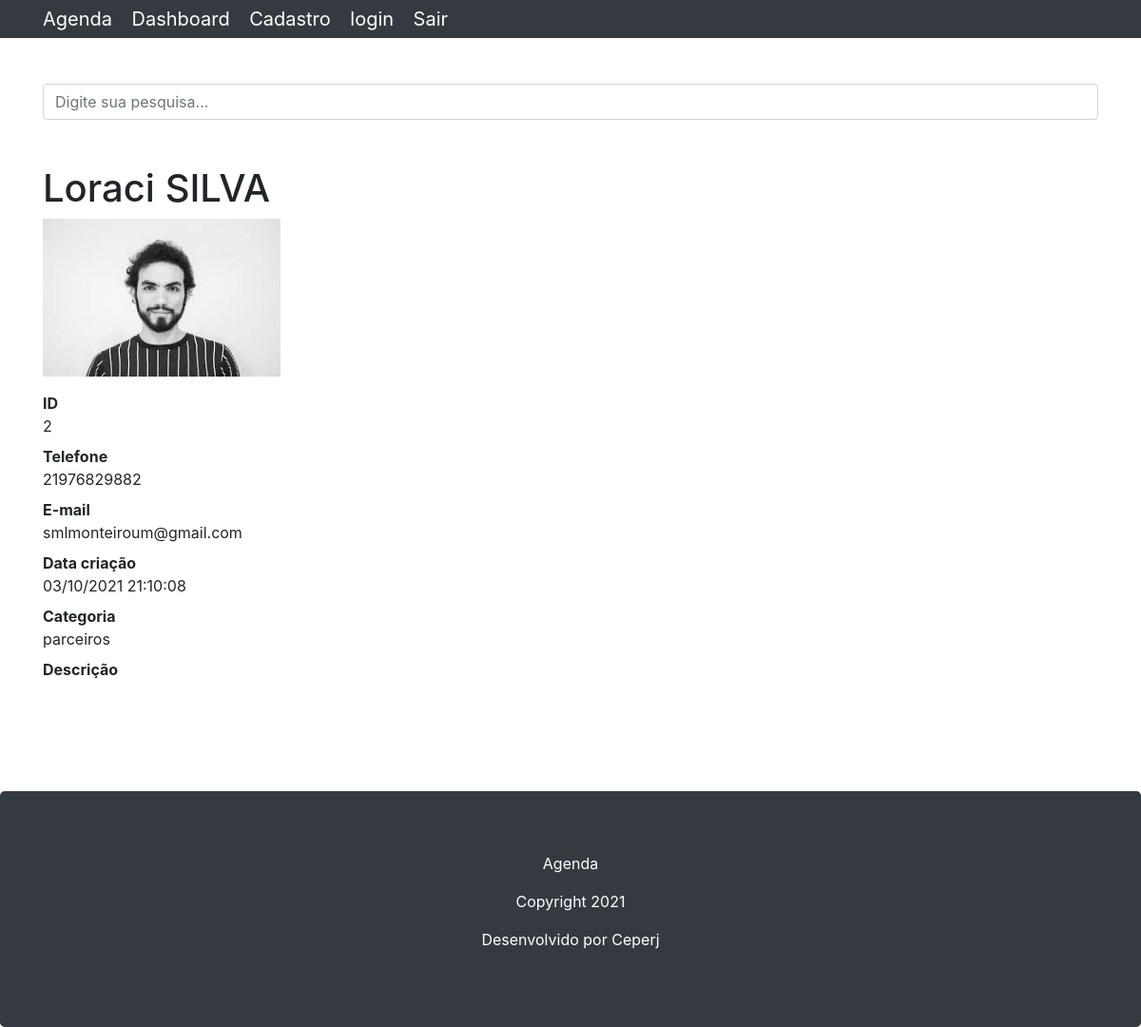
/2, run on the app's committed database.
### contatos/models.py (models this page shows, shortened)
class Contato (models.Model):
    nome = models.CharField(max_length=150)
    sobrenome = models.CharField(max_length=255, blank=True)
    telefone = models.CharField(max_length=255)
    email = models.CharField(max_length=255, blank=True)
    data_criacao = models.DateTimeField(default=timezone.now)
    descricao = models.TextField(blank=True)
    categoria = models.ForeignKey(Categoria, on_delete= DO_NOTHING)
    mostrar = models.BooleanField(default=True)
    foto = models.ImageField(blank=True, upload_to='fotos/%Y/%m/')

class Categoria (models.Model):
    nome = models.CharField(max_length=150)
    def __str__(self):
        return self.nome

### contatos/views.py (the view)
# urls.py: path('<int:contato_id>', views.ver_contato,  name='ver_contato'),
def ver_contato(request, contato_id):
	contato = get_object_or_404(Contato, id=contato_id)
	if not contato.mostrar:
		raise Http404()
	return render(request, 'contatos/ver_contato.html',{
		'contato': contato
	})

### contatos/templates/contatos/ver_contato.html (shortened to what this page needs)
{% extends 'base.html' %}
{% block conteudo %}
<h1 class="mt-5">{{ contato.nome }} {{ contato.sobrenome }}</h1>
{% if contato.foto %}
  <p><img src="{{ contato.foto.url }}" style="max-width: 250px; height: auto;"</p>
{% endif %}
<dl>
  <dt>ID</dt>
  <dd>{{ contato.id }}</dd>
  <dt>Telefone</dt>
  <dd>{{ contato.telefone }}</dd>
  <dt>E-mail</dt>
  <dd>{{ contato.email }}</dd>
  <dt>Data criação</dt>
  <dd>{{ contato.data_criacao| date:'d/m/Y H:m:s' }}</dd>
  <dt>Categoria</dt>
  <dd>{{ contato.categoria }}</dd>
  <dt>Descrição</dt>
</dl>
{% endblock %}

### data on the page
Contato: nome "Loraci", sobrenome "SILVA", foto (picture), id "2", telefone "21976829882", email "smlmonteiroum@gmail.com", data_criacao "03/10/2021 21:10:08", categoria "parceiros"
